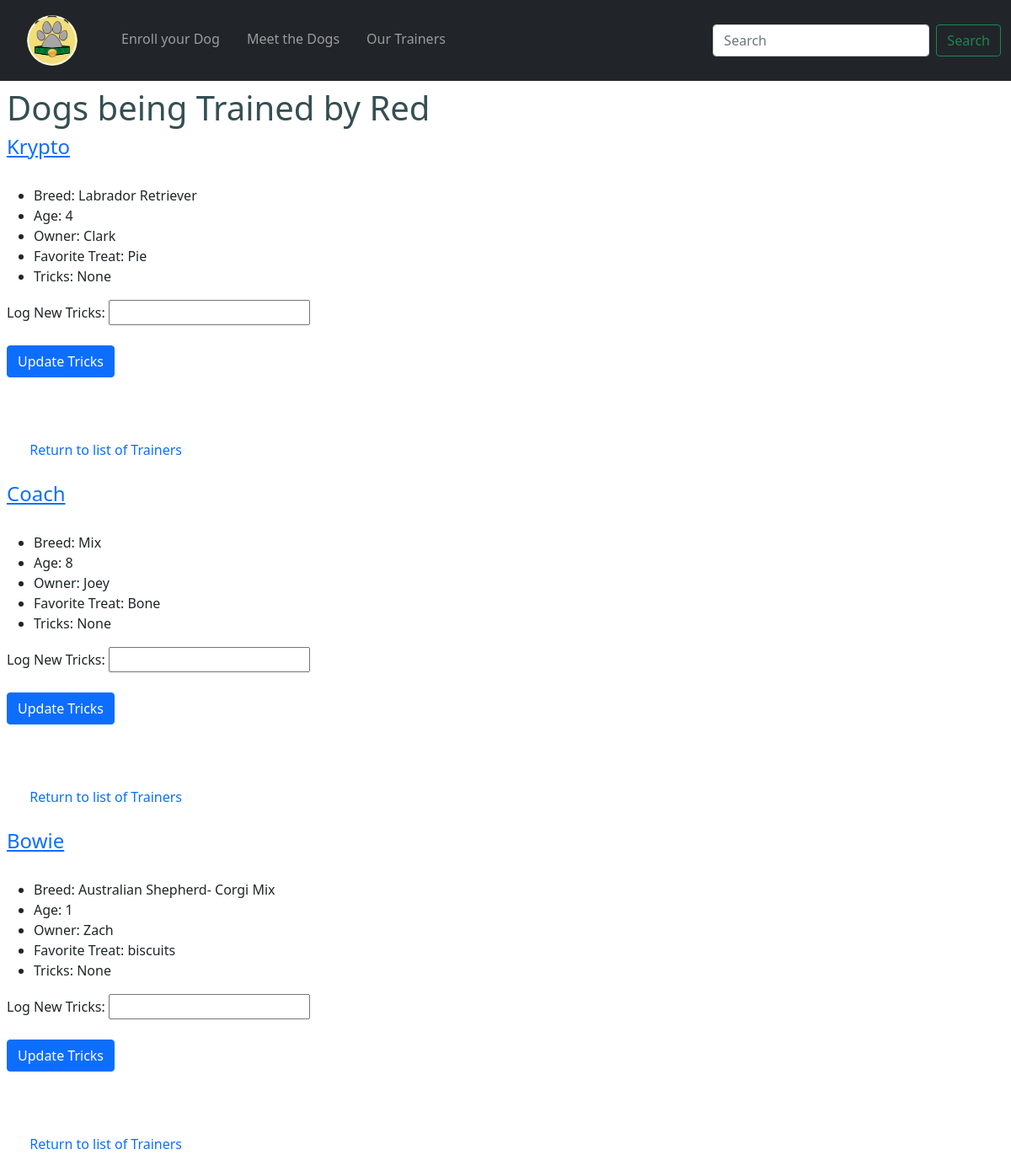
Screenshot of /trainer_profile/Red with the database file from the repository.
### tables this page shows
CREATE TABLE "dogs" (
	"id"	INTEGER NOT NULL UNIQUE,
	"name"	TEXT NOT NULL,
	"breed"	TEXT,
	"age"	INTEGER,
	"owner"	NUMERIC NOT NULL,
	"treats"	BLOB,
	"trainer"	BLOB,
	"pic"	TEXT,
	"tricks"	TEXT,
	"medical"	TEXT,
	PRIMARY KEY("id" AUTOINCREMENT)
);

### app.py (the view)
@app.route('/trainer_profile/<string:trainer>')
def trainer_profile(trainer):
    dogs = show_trainers_dogs(trainer)
    return render_template('trainer_profile.html', dogs=dogs, trainer=trainer)

### dog_data.py (called while the page is built)
def connect_db(path):
    conn = sqlite3.connect(path)
    conn.row_factory = sqlite3.Row
    return (conn, conn.cursor())

def show_trainers_dogs(trainer_name):
    conn, cur = connect_db(db_path)
    query = 'SELECT * FROM dogs WHERE trainer=?'
    result = cur.execute(query, (trainer_name,)).fetchall()
    conn.close()
    return result

### templates/trainer_profile.html (shortened to what this page needs)
{% extends 'base.html' %}
{% block content %}
<h1>Dogs being Trained by {{ trainer }}</h1>
{% for dog in dogs %}
  <h4><a href="{{ url_for('dog_profile', dog_id=dog.id) }}">{{ dog.name }}</a></h4>
  <ul>
    {% if dog.breed %}
    <li>Breed: {{ dog.breed }}</li>
    {% else %}
    <li>No breed info available</li>
    {% endif %}
    <li>Age: {{ dog.age }}</li>
    <li>Owner: {{ dog.owner }}</li>
    <li>Favorite Treat: {{ dog.treats }}</li>
    <li>Tricks: {{ dog.tricks }}</li>
  </ul>
<form action="{{ url_for('update_tricks', dog_id=dog.id) }}" method="post">
  <label for="d_tricks">Log New Tricks:</label>
  <input type="text" name="dog_tricks" id="d_tricks"><br><br>
  <input class="btn btn-primary" type="submit" value="Update Tricks" name="action">
</form>
<br><br>
<a class="nav-link" href="{{ url_for('trainer_list') }}">Return to list of Trainers</a>
{% endfor %}
{% endblock %}

### static/css/style.css (style rules this page uses)
.nav-link { font-weight: 500; margin: 0 .5em; padding: 1.6em 1.2em; }
h1, h2, h3 { color: #354f52; }

### rows the page displays
dogs: name "Krypto", breed "Labrador Retriever", age "4", owner "Clark", treats "Pie", tricks "None"
dogs: name "Coach", breed "Mix", age "8", owner "Joey", treats "Bone", tricks "None"
dogs: name "Bowie", breed "Australian Shepherd- Corgi Mix", age "1", owner "Zach", treats "biscuits", tricks "None"

### other values shown
{{ trainer }} "Red"
